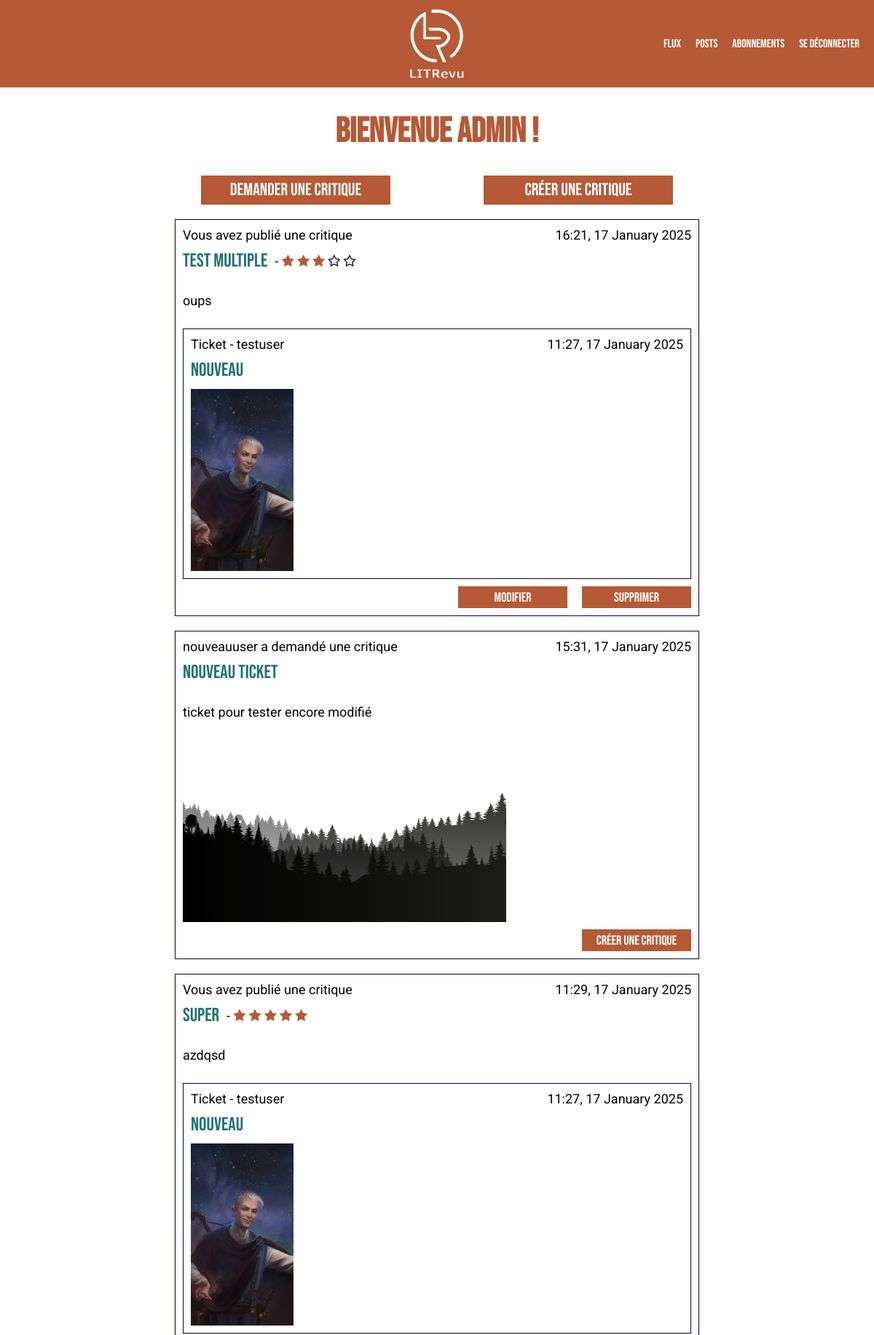
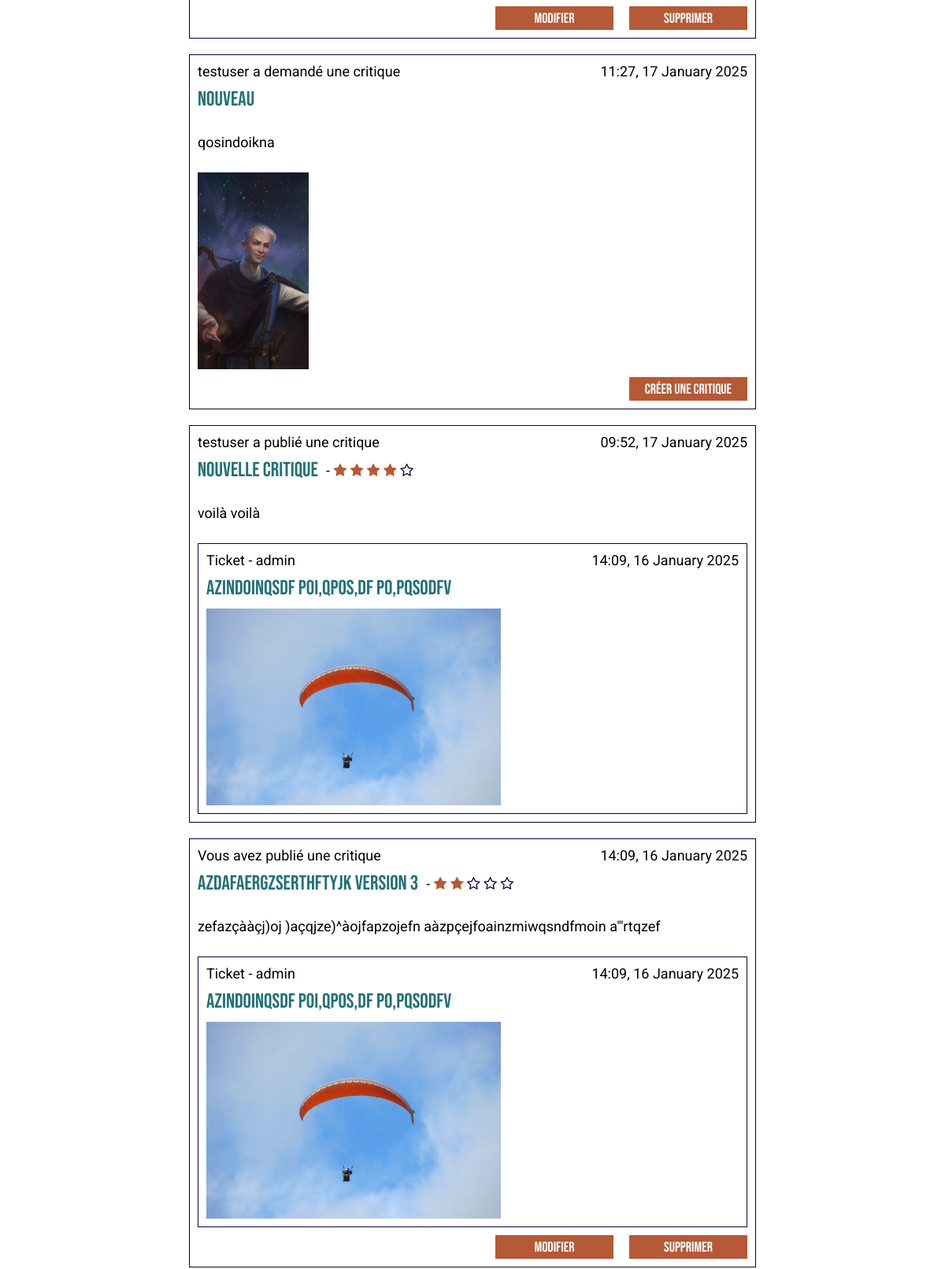
/feed/ (signed in, upper part), run on the app's committed database (2 pictures, top to bottom).
### reviews/models.py (models this page shows, shortened)
class Review(models.Model):
    ticket = models.ForeignKey(Ticket, on_delete=models.CASCADE)
    rating = models.PositiveSmallIntegerField(
        validators=[MinValueValidator(0), MaxValueValidator(5)], verbose_name="Note"
    )
    user = models.ForeignKey(get_user_model(), on_delete=models.CASCADE)
    headline = models.CharField(max_length=128, verbose_name="Titre")
    body = models.TextField(max_length=8192, blank=True, verbose_name="Commentaire")
    time_created = models.DateTimeField(auto_now_add=True)

class Ticket(models.Model):
    title = models.CharField(max_length=128, verbose_name="Titre")
    description = models.TextField(max_length=2048, blank=True)
    user = models.ForeignKey(get_user_model(), on_delete=models.CASCADE)
    image = models.ImageField(upload_to="images/")
    time_created = models.DateTimeField(auto_now_add=True)

### reviews/views.py (the view)
# urls.py: path("feed/", reviews_views.feed, name="feed"),
@login_required
def feed(request):
    user = request.user
    reviews = get_users_viewable_reviews(user, "feed_page")
    reviews = reviews.annotate(content_type=Value("REVIEW", CharField()))
    tickets = get_users_viewable_tickets(user, "feed_page")
    tickets = tickets.annotate(content_type=Value("TICKET", CharField()))
    posts = sorted(chain(reviews, tickets), key=lambda post: post.time_created, reverse=True)
    return render(request, "reviews/feed.html", {"user": user, "posts": posts})

### reviews/views.py (called while the page is built)
def get_users_viewable_reviews(user, page):
    user_follows = UserFollows.objects.all().filter(user=user)
    if page == "feed_page":
        try:
            reviews = Review.objects.all().filter(user=user)
            for user_follow in user_follows:
                followed_reviews = Review.objects.all().filter(user=user_follow.followed_user)
                reviews |= followed_reviews
        except ObjectDoesNotExist:
            print("no reviews")
        return reviews
    elif page == "posts_page":
        try:
            reviews = Review.objects.all().filter(user=user)
        except ObjectDoesNotExist:
            print("no reviews")
        return reviews
    else:
        print("Pas de page selectionnée, veuillez réessayer")

def get_users_viewable_tickets(user, page):
    user_follows = UserFollows.objects.all().filter(user=user)
    if page == "feed_page":
        try:
            tickets = Ticket.objects.all().filter(user=user)
            for user_follow in user_follows:
                followed_tickets = Ticket.objects.all().filter(user=user_follow.followed_user)
                tickets |= followed_tickets
        except ObjectDoesNotExist:
            print("no reviews")
        return tickets
    elif page == "posts_page":
        try:
            tickets = Ticket.objects.all().filter(user=user)
        except ObjectDoesNotExist:
            print("no reviews")
        return tickets
    else:
        print("Pas de page selectionnée, veuillez réessayer")

### reviews/templates/reviews/feed.html
{% extends 'reviews/base.html' %}
{% block content %}
<h1>Bienvenue {{ user.username }} !</h1>
<div class="feed-container">
    <div class="feed-buttons">
        <a class="button" href="{% url 'ticket-add' %}">Demander une critique</a>
        <a class="button" href="{% url 'review-add' %}">Créer une critique</a>
    </div>
    <div class="posts-container">
        {% for post in posts %}
            {% if post.content_type == 'TICKET' %}
                {% include 'reviews/display_ticket.html' %}
            {% elif post.content_type == 'REVIEW' %}
                {% include 'reviews/display_review.html' %}
            {% endif %}
        {% endfor %}
    </div>
</div>
{% endblock %}

### reviews/templates/reviews/display_review.html
<div class="review-display">
    <div class="review-header">
        <span>{% if post.user == user %}Vous avez publié une critique {% else %}{{ post.user }} a publié une critique {% endif %}</span>
        <span>{{ post.time_created|date:"H:i, d F Y" }}</span>
    </div>
    <div class="review-title">
    <h3>{{ post.headline }}</h3>
    <span>
        -
        <i class="fa fa-star{%if post.rating < 1 %}-o {% endif %}" aria-hidden="true"></i>
        <i class="fa fa-star{%if post.rating < 2 %}-o {% endif %}" aria-hidden="true"></i>
        <i class="fa fa-star{%if post.rating < 3 %}-o {% endif %}" aria-hidden="true"></i>
        <i class="fa fa-star{%if post.rating < 4 %}-o {% endif %}" aria-hidden="true"></i>
        <i class="fa fa-star{%if post.rating < 5 %}-o {% endif %}" aria-hidden="true"></i>
    </span>
    </div>
    <p class="review-description"> {{ post.body }}</p>
    {% include 'reviews/display_ticket.html' with post=post.ticket origin="review" %}
    {% if post.user == user %}
    <span class="post-buttons">
        <a href="{% url 'review-update' post.id %}" class="button-small">Modifier</a>
        <a href="{% url 'review-delete' post.id %}" class="button-small">Supprimer</a>
    </span>
    {% endif %}
</div>

### reviews/templates/reviews/display_ticket.html
<div class="ticket-display">
    <div class="ticket-header">
        <span>{% if origin == "review" %} Ticket - {{ post.user }} {% elif post.user == user %}Vous avez publié un ticket {% else %}{{ post.user }} a demandé une critique {% endif %}</span>
        <span>{{ post.time_created|date:"H:i, d F Y" }}</span>
    </div>
    <h3>{{ post.title }}</h3>
    {% if origin != "review" %}
        <p class="ticket-description"> {{ post.description }}</p>
    {% endif %}
    <img class="ticket-img" src="{{ post.image.url }}" alt="Image de {{ post.title }}">
    {% if origin == "review" %}
    {% elif post.user == user %}
    <span class="post-buttons">
        <a href="{% url 'ticket-update' post.id %}" class="button-small">Modifier</a>
        <a href="{% url 'ticket-delete' post.id %}" class="button-small">Supprimer</a>
    </span>
    {% else %}
    <span class="post-buttons">
        <a href="{% url 'review-ticket' post.id %}" class="button-small">Créer une critique</a>
    </span>
    {% endif %}
</div>

### reviews/static/reviews/styles.css (style rules this page uses)
:root { --main-font: "Roboto"; --title-font: "Bebas Neue"; --color-1: #b55936; --color-2: #227177; --color-text-dark : #080337; }
body { max-width: 1440px; margin: auto; font-family: var(--main-font); font-size: 18px; }
h1 { font-family: var(--title-font); font-weight: 700; color: var(--color-1); font-size: 48px; text-align: center; }
h3 { font-family: var(--title-font); font-weight: 500; color: var(--color-2); font-size: 26px; margin: 0; }
.button { padding: 5px; text-decoration: None; color: white; font-weight: 500; font-size: 24px; font-family: var(--title-font); width: 260px; height: 40px; border: none; background-color: var(--color-1); text-align: center; box-sizing: border-box; cursor: pointer; }
.button-small { padding: 5px; text-decoration: None; color: white; font-weight: 500; font-size: 18px; font-family: var(--title-font); width: 150px; height: 30px; border: none; background-color: var(--color-1); text-align: center; box-sizing: border-box; cursor: pointer; }
::placeholder { text-align: center; font-family: var(--main-font); font-size: 18px; font-weight: 400; }
.feed-buttons { width: 90%; display: flex; justify-content: space-between; }
.feed-container { margin: auto; display: flex; flex-direction: column; align-items: center; width: 60%; gap: 20px; }
.posts-container { display: flex; flex-direction: column; align-items: center; width: 100%; gap: 20px; }
.ticket-img { height: 250px; object-fit: contain; }
.review-header, .ticket-header { display: flex; justify-content: space-between; width: 100%; }
.review-display, .ticket-display { border: 1px solid var(--color-text-dark); display: flex; flex-direction: column; align-items: flex-start; width: 100%; padding: 10px; gap: 10px; box-sizing: border-box; }
.fa-star { color: var(--color-1); }
.fa-star-o { color: var(--color-text-dark); }
.review-title { display: flex; flex-direction: row; align-items: center; gap: 10px; }
.post-buttons { align-self: flex-end; display: flex; gap: 20px; }

### data on the page
Review: shows "Vous avez publié une critique", time_created "16:21, 17 January 2025", headline "test multiple", rating 3 (drawn), body "oups", user "testuser", time_created "11:27, 17 January 2025", title "nouveau", image (picture), shows "Modifier"
Ticket: user "nouveauuser", time_created "15:31, 17 January 2025", title "Nouveau ticket", description "ticket pour tester encore modifié", image (picture), shows "Créer une critique"
Review: shows "Vous avez publié une critique", time_created "11:29, 17 January 2025", headline "super", rating 5 (drawn), body "azdqsd", user "testuser", time_created "11:27, 17 January 2025", title "nouveau", image (picture), shows "Modifier"
Ticket: user "testuser", time_created "11:27, 17 January 2025", title "nouveau", description "qosindoikna", image (picture), shows "Créer une critique"
Review: user "testuser", time_created "09:52, 17 January 2025", headline "nouvelle critique", rating 4 (drawn), body "voilà voilà", user "admin", time_created "14:09, 16 January 2025", title "azindoinqsdf poi,qpos,df po,pqsodfv", image (picture)
Review: shows "Vous avez publié une critique", time_created "14:09, 16 January 2025", headline "azdafaergzserthftyjk version 3", rating 2 (drawn), body "zefazçààçj)oj )açqjze)^àojfapzojefn aàzpçejfoainzmiwqsndfmoin a\"'rtqzef", user "admin", title "azindoinqsdf poi,qpos,df po,pqsodfv", image (picture), shows "Modifier"

### other printed values
{{ user.username }} "admin"
